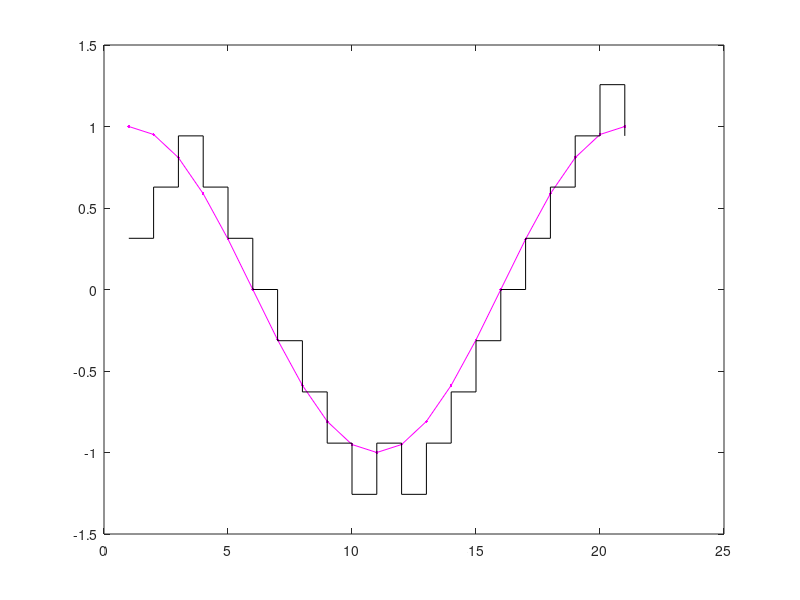

Write the MATLAB code that produced this figure.
%Dm Transmitter
clc;
clear all;
close all;
am = 1;   %Amplitude
fm = 1;   %Frequency
fs = 20 * fm;   %Over Sampling
t = 0:1/fs:1;   %Time
x = am * cos(2 * pi * fm * t);   %Input Sinusoidal Signal
plot(x, 'm.-');
hold on;
d = (2*pi*fm)/fs;  %Step Size

for n=1:length(x)
    if n==1
        e(n) = x(n);
        eq(n) = d * sign(e(n));
        xq(n) = eq(n);
    else
        e(n) = x(n) - xq(n-1);
        eq(n) = d * sign(e(n));
        xq(n) = eq(n) + xq(n-1);
    end
end

stairs(xq, 'black');